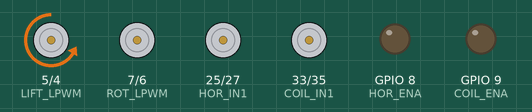
A sketch run on a simulated ESP32. On the bench: motor-driver pin pairs drawn as motors (green arrow = first pin HIGH = forward, orange = second pin HIGH = backward, longer = more drive), output pins drawn as LEDs (lit = HIGH). At 21.5 s the program stops and its outputs stay as they are.

Above: at 0.1 s.
At 5.1 s:
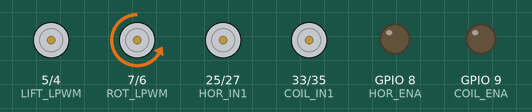
At 8.1 s:
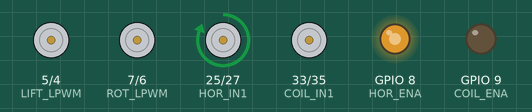
At 10.6 s:
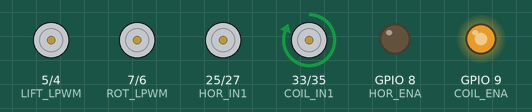
At 15.6 s:
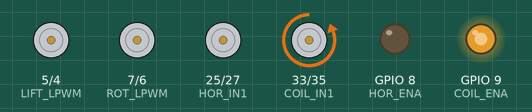
At 21.6 s:
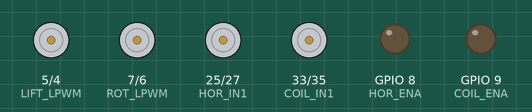
Timing chart, 0 to 23.0 s (numbered marks = the images above):
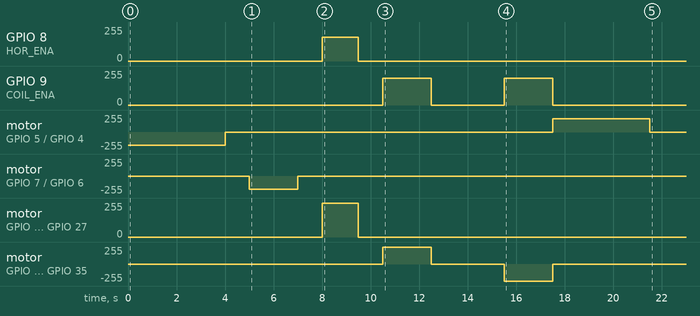

The sketch:

skyfire_v23.ino
```cpp
#define ROT_RPWM 6
#define ROT_LPWM 7

#define LIFT_RPWM 4
#define LIFT_LPWM 5

#define COIL_ENA 9
#define COIL_IN1 33
#define COIL_IN2 35

#define HOR_ENA 8
#define HOR_IN1 25
#define HOR_IN2 27

void setup() {

  pinMode(ROT_RPWM, OUTPUT);
  pinMode(ROT_LPWM, OUTPUT);
  pinMode(LIFT_RPWM, OUTPUT);
  pinMode(LIFT_LPWM, OUTPUT);

  pinMode(COIL_ENA, OUTPUT);
  pinMode(COIL_IN1, OUTPUT);
  pinMode(COIL_IN2, OUTPUT);

  pinMode(HOR_ENA, OUTPUT);
  pinMode(HOR_IN1, OUTPUT);
  pinMode(HOR_IN2, OUTPUT);
}

void loop() {

  analogWrite(LIFT_RPWM, 200);
  analogWrite(LIFT_LPWM, 0);
  delay(4000);

  stopLift();
  delay(1000);

  analogWrite(ROT_RPWM, 200);
  analogWrite(ROT_LPWM, 0);
  delay(2000);

  stopRotation();
  delay(1000);

  digitalWrite(HOR_IN1, HIGH);
  digitalWrite(HOR_IN2, LOW);
  analogWrite(HOR_ENA, 180);
  delay(1500);

  stopHorizontal();
  delay(1000);

  digitalWrite(COIL_IN1, HIGH);
  digitalWrite(COIL_IN2, LOW);
  analogWrite(COIL_ENA, 200);
  delay(2000);

  stopCoil();
  delay(3000);

  digitalWrite(COIL_IN1, LOW);
  digitalWrite(COIL_IN2, HIGH);
  analogWrite(COIL_ENA, 200);
  delay(2000);

  stopCoil();

  analogWrite(LIFT_RPWM, 0);
  analogWrite(LIFT_LPWM, 200);
  delay(4000);

  stopLift();

  while(true);
}

void stopLift() {
  analogWrite(LIFT_RPWM, 0);
  analogWrite(LIFT_LPWM, 0);
}

void stopRotation() {
  analogWrite(ROT_RPWM, 0);
  analogWrite(ROT_LPWM, 0);
}

void stopHorizontal() {
  digitalWrite(HOR_IN1, LOW);
  digitalWrite(HOR_IN2, LOW);
  analogWrite(HOR_ENA, 0);
}

void stopCoil() {
  digitalWrite(COIL_IN1, LOW);
  digitalWrite(COIL_IN2, LOW);
  analogWrite(COIL_ENA, 0);
}
```

Measured:
- by itself, GPIO 8 (HOR_ENA): 0/255 → 180/255 at 8.0 s, → 0/255 1.5 s later
- by itself, motor on GPIO 7 (ROT_LPWM) / GPIO 6 (ROT_RPWM): stopped → backward 200/255 at 5.0 s, → stopped 2.0 s later
- by itself, motor on GPIO 25 (HOR_IN1) / GPIO 27 (HOR_IN2): stopped → forward 255/255 at 8.0 s, → stopped 1.5 s later
- by itself, GPIO 9 (COIL_ENA): 0/255 → 200/255 at 10.5 s, → 0/255 2.0 s later, → 200/255 3.0 s later, → 0/255 2.0 s later, … (4 changes in this stretch)
- by itself, motor on GPIO 33 (COIL_IN1) / GPIO 35 (COIL_IN2): stopped → forward 255/255 at 10.5 s, → stopped 2.0 s later, → backward 255/255 3.0 s later, → stopped 2.0 s later
